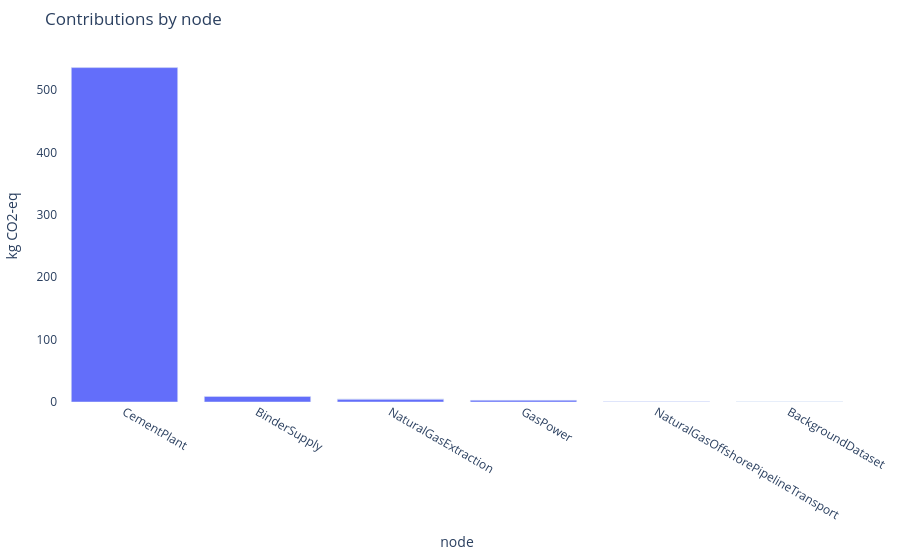

Write notebook code for a chart like this one.
### Code cell
contributions_figure = viz.contributions(
    assessment, by="node", labels={node.id: node.model for node in report.nodes}
)
contributions_figure

### Figure 1 — Plotly figure (JSON) as saved in the notebook; plotly's stock layout.template omitted (floating-point values rounded to 4 significant figures)
{"data": [{"type": "bar", "x": ["CementPlant", "BinderSupply", "NaturalGasExtraction", "GasPower", "NaturalGasOffshorePipelineTransport", "NaturalGasExtraction", "BackgroundDataset", "BackgroundDataset", "BackgroundDataset", "BackgroundDataset"], "y": [536.1, 9.0, 4.698, 2.753, 0.2583, 0.0933, 0.02099, 0.01512, 0.01049, 0.00756]}], "layout": {"margin": {"b": 40, "l": 40, "r": 20, "t": 50}, "paper_bgcolor": "rgba(0,0,0,0)", "plot_bgcolor": "rgba(0,0,0,0)", "title": {"text": "Contributions by node"}, "xaxis": {"title": {"text": "node"}}, "yaxis": {"title": {"text": "kg CO2-eq"}}}}
